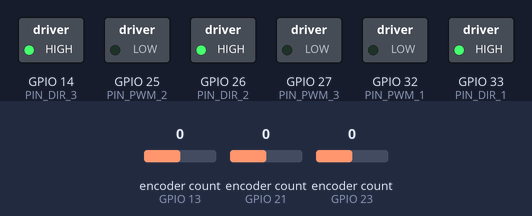
A program run on a simulated ESP32. Shown: switched loads named in the program (green lamp = pin HIGH). The inputs (shaded band) are chosen by the test bench; at power-on: encoder count (sensors on GPIO 13, GPIO 21, GPIO 23) 0. Nothing arrives over Bluetooth unless stated; what the program prints to the serial monitor is not drawn.

Above: at 1.2 s.
1.3 s: encoder count (sensor on GPIO 13) set to 1
2.8 s: encoder count (sensor on GPIO 21) set to 1
4.3 s: encoder count (sensor on GPIO 23) set to 1
5.8 s: encoder count (sensor on GPIO 13) set to 0
7.3 s: encoder count (sensor on GPIO 21) set to 0
8.8 s: encoder count (sensor on GPIO 23) set to 0
Timing chart, 0 to 11.3 s (numbered marks = the images above; inputs shaded):
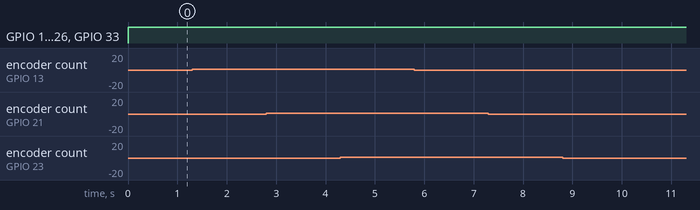

The program:

main.cpp
```cpp
#include <Arduino.h>
#include <ESP32Encoder.h>
#include <PS4Controller.h>
#include <SpeedPID.h>
#include <cmath>

// かいめいさんのろぼ
// enc1 B 22 A 23
// enc2 B 25 A 21
// enc3 B

// ピン配置
constexpr int8_t PIN_DIR_1      = 33;
constexpr int8_t PIN_PWM_1      = 32;
constexpr int8_t PIN_ROTARY_A_1 = 13;
constexpr int8_t PIN_ROTARY_B_1 = 2;

constexpr int8_t PIN_DIR_2      = 26;
constexpr int8_t PIN_PWM_2      = 25;
constexpr int8_t PIN_ROTARY_A_2 = 21;
constexpr int8_t PIN_ROTARY_B_2 = 15;

constexpr int8_t PIN_DIR_3      = 14;
constexpr int8_t PIN_PWM_3      = 27;
constexpr int8_t PIN_ROTARY_A_3 = 23;
constexpr int8_t PIN_ROTARY_B_3 = 22;

constexpr int8_t PIN_PWM_ARM        = 19;
constexpr int8_t PIN_DIR_ARM        = 18;
constexpr int8_t PIN_LIMIT_SWITCH_1 = 17;
constexpr int8_t PIN_LIMIT_SWITCH_2 = 16;

ESP32Encoder enc1, enc2, enc3;

const int    CONTROL_CYCLE = 5000;
const double RESOLUTION    = 4096.;

constexpr double ROBOT_RADIUS = 0.15;
constexpr double WHEEL_RADIUS = 0.03;

constexpr double MAXIMUM_TRANSLATIONAL_VELOCITY = 4.;
constexpr double MAXIMUM_ROTATIONAL_SPEED       = 5.;

static unsigned long last;

constexpr int8_t MOTOR1_CH = 0;
constexpr int8_t MOTOR2_CH = 1;
constexpr int8_t MOTOR3_CH = 2;

// radに変換
constexpr double WHEEL_ANGLE1 = 0. * PI / 180.;
constexpr double WHEEL_ANGLE2 = 120. * PI / 180.;
constexpr double WHEEL_ANGLE3 = 240. * PI / 180.;

long prev1 = 0, prev2 = 0, prev3 = 0;

SpeedPID pid1(5.0, 0.0, 0.05, -255, 255);
SpeedPID pid2(5.0, 0.0, 0.05, -255, 255);
SpeedPID pid3(5.0, 0.0, 0.05, -255, 255);

double pulseToRad(long deltaCount) {
    return (double(deltaCount) / RESOLUTION) * 2.0 * PI;
}

void setMotor(int8_t ch, int8_t dirPin, double pwm) {
    bool dir = (pwm >= 0) ? HIGH : LOW;
    digitalWrite(dirPin, dir);
    pwm = constrain(abs(pwm), 0., 255.);
    ledcWrite(ch, pwm);
}

void setup() {
    Serial.begin(115200);
    PS4.begin("08:D1:F9:37:41:F2");
    ESP32Encoder::useInternalWeakPullResistors = puType::none;
    enc1.attachHalfQuad(PIN_ROTARY_A_1, PIN_ROTARY_B_1);
    enc2.attachHalfQuad(PIN_ROTARY_A_2, PIN_ROTARY_B_2);
    enc3.attachHalfQuad(PIN_ROTARY_A_3, PIN_ROTARY_B_3);

    enc1.clearCount();
    enc2.clearCount();
    enc3.clearCount();

    ledcSetup(MOTOR1_CH, 20000, 8);
    ledcSetup(MOTOR2_CH, 20000, 8);
    ledcSetup(MOTOR3_CH, 20000, 8);

    ledcAttachPin(PIN_PWM_1, MOTOR1_CH);
    ledcAttachPin(PIN_PWM_2, MOTOR2_CH);
    ledcAttachPin(PIN_PWM_3, MOTOR3_CH);

    pinMode(PIN_DIR_1, OUTPUT);
    pinMode(PIN_DIR_2, OUTPUT);
    pinMode(PIN_DIR_3, OUTPUT);
}

void loop() {
    unsigned long now = micros();

    if (now - last >= CONTROL_CYCLE) {
        long   enc_count1, enc_count2, enc_count3;
        double dt = (now - last) / 1e6;
        last      = now;

        int lx = PS4.LStickX();
        int ly = PS4.LStickY();
        int rx = PS4.RStickX();

        const int STICK_DEADZONE = 10;

        if (abs(lx) < STICK_DEADZONE) lx = 0;
        if (abs(ly) < STICK_DEADZONE) ly = 0;
        if (abs(rx) < STICK_DEADZONE) rx = 0;

        double target_vx    = lx / 128.0 * MAXIMUM_TRANSLATIONAL_VELOCITY;
        double target_vy    = ly / 128.0 * MAXIMUM_TRANSLATIONAL_VELOCITY;
        double target_omega = rx / 128.0 * MAXIMUM_ROTATIONAL_SPEED;

        enc_count1 = enc1.getCount();
        enc_count2 = enc2.getCount();
        enc_count3 = enc3.getCount();

        long deltaCount1 = enc_count1 - prev1;
        long deltaCount2 = enc_count2 - prev2;
        long deltaCount3 = enc_count3 - prev3;

        prev1 = enc_count1;
        prev2 = enc_count2;
        prev3 = enc_count3;

        // ホイール角速度rad/s
        double wheelSpeed1 = pulseToRad(deltaCount1) / dt;
        double wheelSpeed2 = pulseToRad(deltaCount2) / dt;
        double wheelSpeed3 = pulseToRad(deltaCount3) / dt;

        // 逆運動学、
        double targetOmega1 =
            (-sin(WHEEL_ANGLE1) * target_vx + cos(WHEEL_ANGLE1) * target_vy + ROBOT_RADIUS * target_omega) / WHEEL_RADIUS;
        double targetOmega2 =
            (-sin(WHEEL_ANGLE2) * target_vx + cos(WHEEL_ANGLE2) * target_vy + ROBOT_RADIUS * target_omega) / WHEEL_RADIUS;
        double targetOmega3 =
            (-sin(WHEEL_ANGLE3) * target_vx + cos(WHEEL_ANGLE3) * target_vy + ROBOT_RADIUS * target_omega) / WHEEL_RADIUS;

        double pwm1 = pid1.update(targetOmega1, wheelSpeed1, dt);
        double pwm2 = pid2.update(targetOmega2, wheelSpeed2, dt);
        double pwm3 = pid3.update(targetOmega3, wheelSpeed3, dt);

        setMotor(MOTOR1_CH, PIN_DIR_1, pwm1);
        setMotor(MOTOR2_CH, PIN_DIR_2, pwm2);
        setMotor(MOTOR3_CH, PIN_DIR_3, pwm3);

        if (target_vx == 0 && target_vy == 0 && target_omega == 0) {
            pwm1 = 0;
            pwm2 = 0;
            pwm3 = 0;
            pid1.reset();
            pid2.reset();
            pid3.reset();
        }

        Serial.println(targetOmega1 - wheelSpeed1);
    }
}
```
